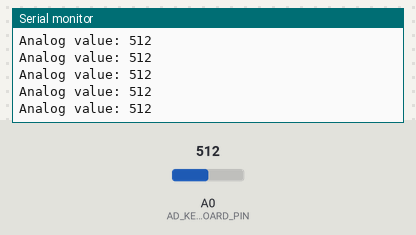
The sketch below on a simulated Arduino Uno, built with avr-gcc and run on an emulated ATmega328P. Parts: the last lines printed to the serial monitor. The inputs (shaded band) are chosen by the test bench; at power-on: A0 (AD_KEYBOARD_PIN) = 512.

Above: at 1.2 s.
1.3 s: A0 (AD_KEYBOARD_PIN) set to 716
At 1.68 s:
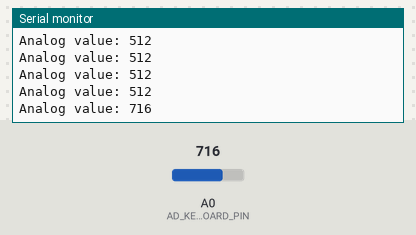
2.8 s: A0 (AD_KEYBOARD_PIN) set to 900
At 2.94 s:
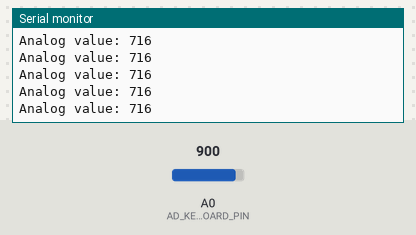
Timing chart, 0 to 5.8 s (numbered marks = the images above; inputs shaded):
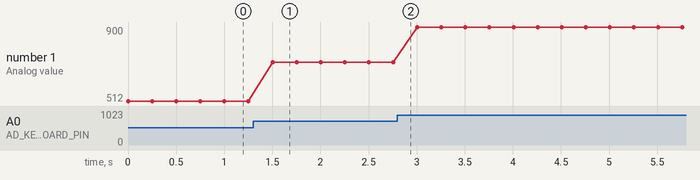

Measured:
- after the input at 1.3 s, the serial monitor: prints a new line after 0.20 s (image 1)
- plotted number 1: 512 → 716 after the input at 1.3 s, 716 → 900 after the input at 2.8 s

The sketch:

discovery.ino
```cpp
// (licence header left out)
#define AD_KEYBOARD_PIN A0

void setup()
{
  Serial.begin(115200);
}

void loop()
{
  int value = analogRead(AD_KEYBOARD_PIN);

  Serial.print("Analog value: ");
  Serial.println(value);

  delay(250);
}
```
